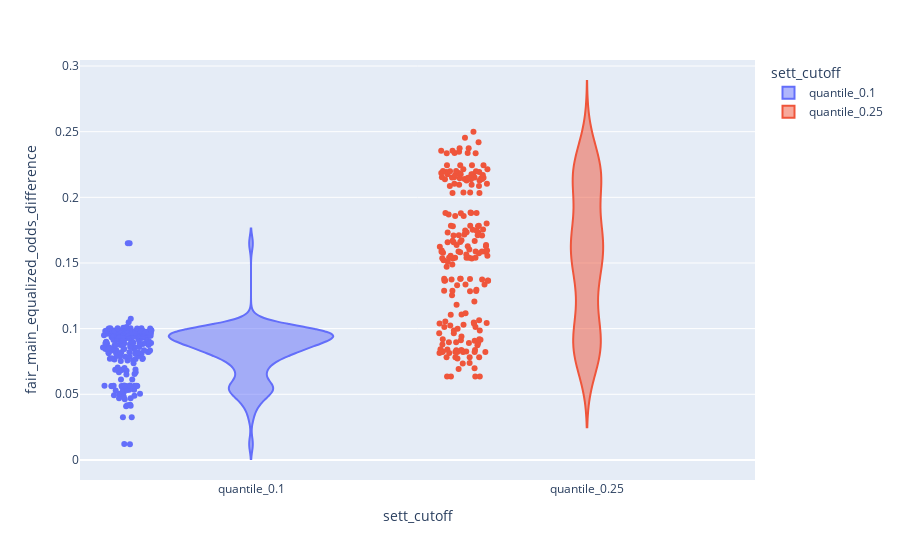

Notebook code for this chart:
### Markdown cell above
## Exploratory Analysis of Fairness based on Settings

### Code cell
import plotly.express as px

def fairness_violin(column_to_compare):
    fig = px.violin(
        df_agg,
        x = column_to_compare,
        y = main_fairness_metric,
        color = column_to_compare,
        points = "all",
        hover_data = cols_settings
    )
    # fig.update_traces(pointpos=0)
    display(fig)

interactive_single_var_dropdown(options = cols_settings, render_function=fairness_violin)

### Figure 1 — Plotly figure (JSON) as saved in the notebook; plotly's stock layout.template omitted (floating-point values rounded to 4 significant figures; data arrays with more than 128 entries replaced by an {"elided": "..."} marker saying what was removed)
{"data": [{"alignmentgroup": "True", "box": {"visible": false}, "customdata": {"elided": "200x6 str values"}, "hovertemplate": "sett_cutoff=%{x}<br>fair_main_equalized_odds_difference=%{y}<br>sett_eval_fairness_grouping=%{customdata[0]}<br>sett_exclude_features=%{customdata[1]}<br>sett_exclude_subgroups=%{customdata[2]}<br>sett_model=%{customdata[3]}<br>sett_scale=%{customdata[4]}<br>sett_training_size=%{customdata[5]}<extra></extra>", "legendgroup": "quantile_0.1", "marker": {"color": "#636efa"}, "name": "quantile_0.1", "offsetgroup": "quantile_0.1", "orientation": "v", "points": "all", "scalegroup": "True", "showlegend": true, "type": "violin", "x": {"elided": "200 str values"}, "x0": " ", "xaxis": "x", "y": {"elided": "200 float values"}, "y0": " ", "yaxis": "y"}, {"alignmentgroup": "True", "box": {"visible": false}, "customdata": {"elided": "200x6 str values"}, "hovertemplate": "sett_cutoff=%{x}<br>fair_main_equalized_odds_difference=%{y}<br>sett_eval_fairness_grouping=%{customdata[0]}<br>sett_exclude_features=%{customdata[1]}<br>sett_exclude_subgroups=%{customdata[2]}<br>sett_model=%{customdata[3]}<br>sett_scale=%{customdata[4]}<br>sett_training_size=%{customdata[5]}<extra></extra>", "legendgroup": "quantile_0.25", "marker": {"color": "#EF553B"}, "name": "quantile_0.25", "offsetgroup": "quantile_0.25", "orientation": "v", "points": "all", "scalegroup": "True", "showlegend": true, "type": "violin", "x": {"elided": "200 str values"}, "x0": " ", "xaxis": "x", "y": {"elided": "200 float values"}, "y0": " ", "yaxis": "y"}], "layout": {"legend": {"title": {"text": "sett_cutoff"}, "tracegroupgap": 0}, "margin": {"t": 60}, "violinmode": "overlay", "xaxis": {"anchor": "y", "categoryarray": ["quantile_0.1", "quantile_0.25"], "categoryorder": "array", "domain": [0, 1], "title": {"text": "sett_cutoff"}}, "yaxis": {"anchor": "x", "domain": [0, 1], "title": {"text": "fair_main_equalized_odds_difference"}}}}
